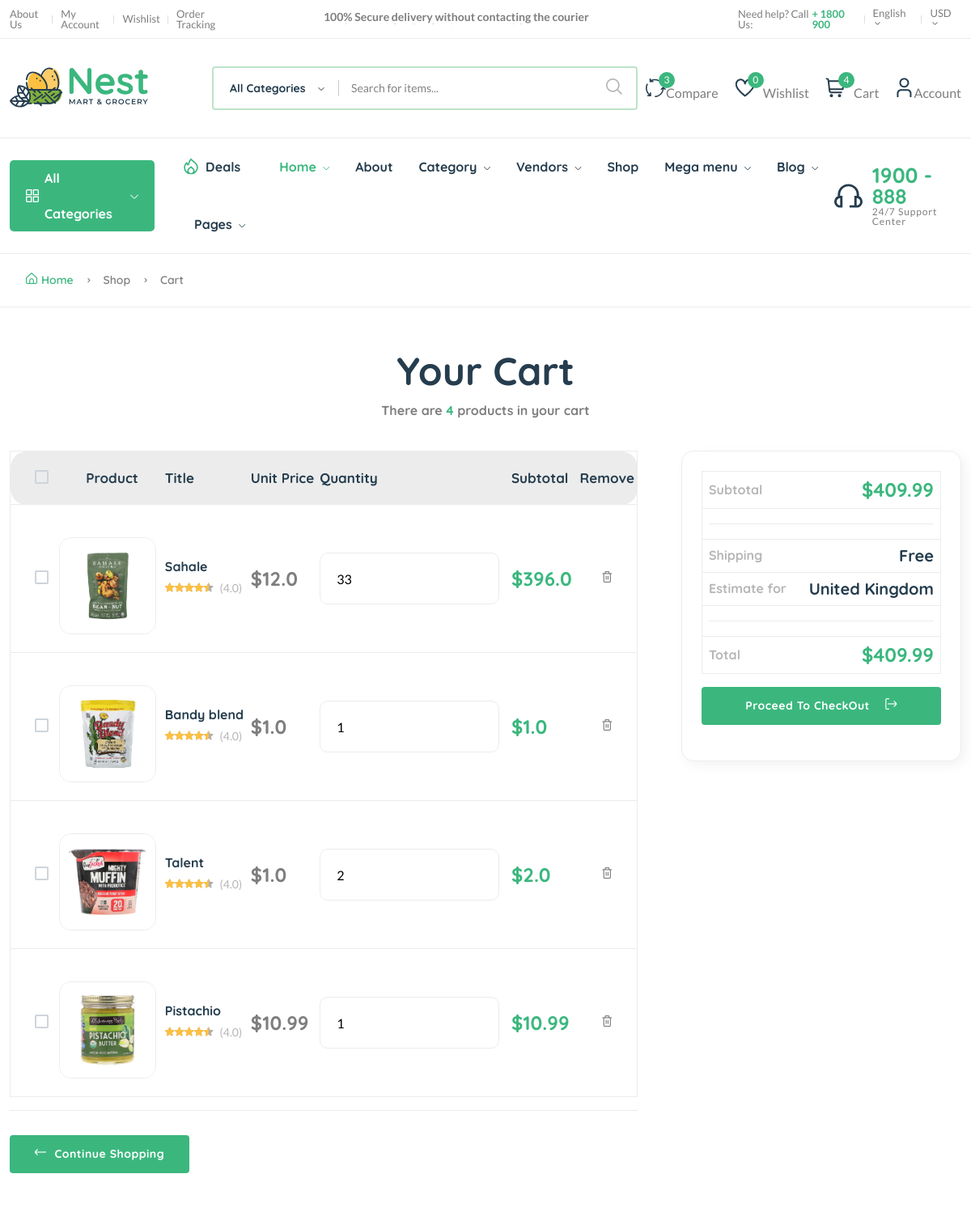
/cart/ (signed in, upper part), run on an earlier commit of the app's database.
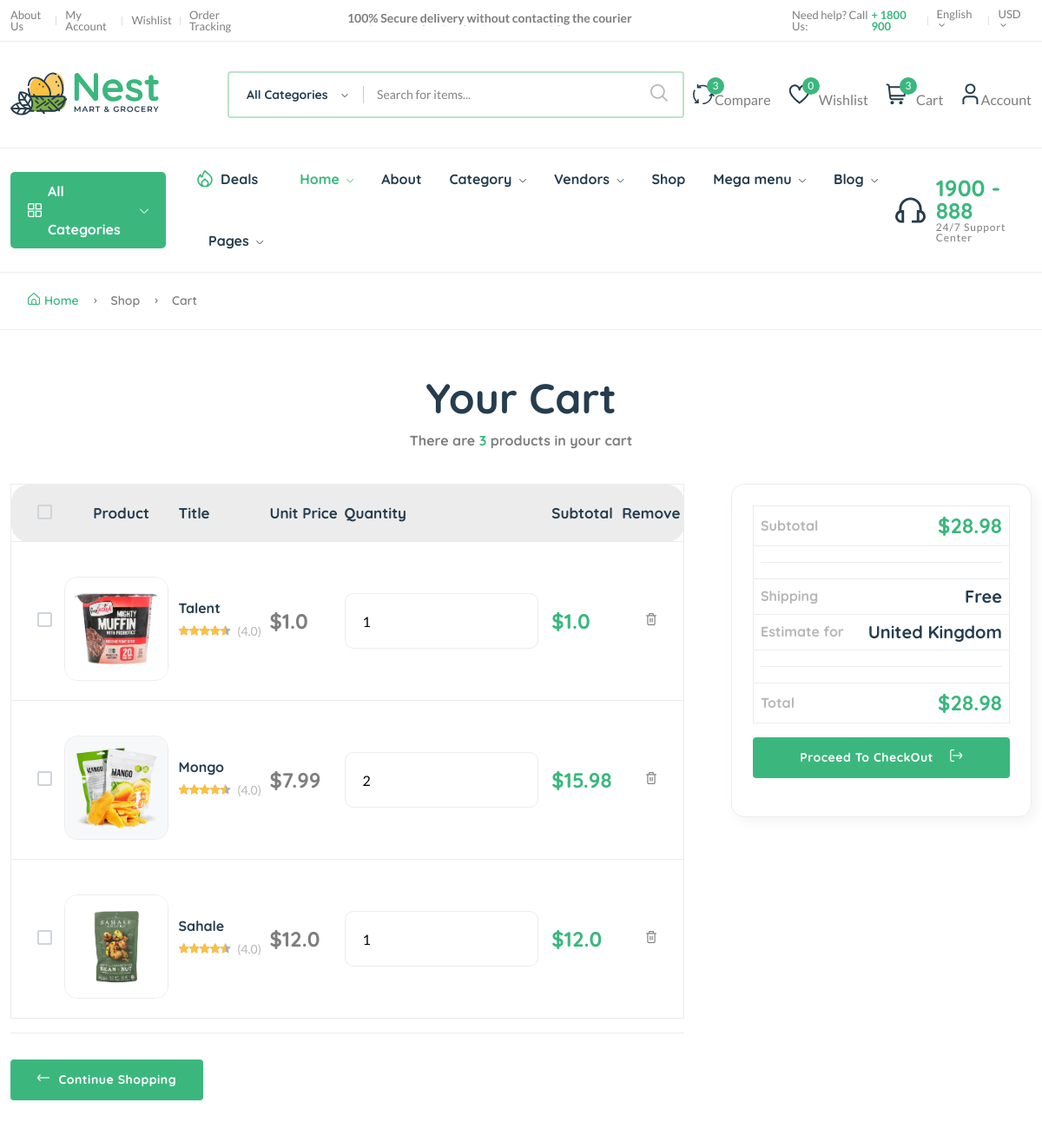
And on a later commit of the database.
### cart/models.py (models this page shows, shortened)
class Cart(models.Model):
    user = models.ForeignKey(User, on_delete=models.CASCADE)
    product_id = models.CharField(max_length=100, null=True, blank=True)
    product_title = models.CharField(max_length=100, null=True, blank=True)
    product_quantity = models.IntegerField()
    product_price = models.FloatField()
    product_category = models.CharField(max_length=100, null=True, blank=True)
    product_subtotal = models.FloatField(null=True, blank=True)
    product_image = models.CharField(max_length=100, null=True, blank=True, default='product.jpg')

### cart/views.py (the view)
# urls.py: path("", views.cart_view, name='cart'),
@login_required(login_url='signin')
def cart_view(request):
    return render(request, 'cart/cart.html')

### core/context_processor.py (called while the page is built)
def default(request):
    categories = Category.objects.annotate(
        product_count=Count(
            'category',
            filter=Q(category__product_status='published')
        )
    )
    vendors = Vendor.objects.all()
    tags = Tag.objects.all()
    min_max_price = Product.objects.aggregate(Min('price'), Max('price'))
    context = {
        'categories': categories,
        'vendors': vendors,
        'tags': tags,
        'min_max_price': min_max_price,
    }
    return context

### wishlist/context_processor.py (called while the page is built, shortened)
def wishlist_view(request):
    if 'wishlist_data_obj' in request.session:
        del request.session['wishlist_data_obj']
    if request.user.is_authenticated:
        try:
            wishlist_items = WishList.objects.filter(
                user=request.user
            )
            wishlist_data_obj = {}
            request.session['wishlist_data_obj'] = wishlist_data_obj
        except WishList.DoesNotExist:
            wishlist_items = None
        context = {
            'wishlist_data': wishlist_data_obj,
            'total_item_wishlist': len(wishlist_data_obj),
        }
        return context
    else:
        context = {
            'total_item_wishlist': 0,
        }
        return context

### templates/cart/cart.html (shortened to what this page needs)
{% extends 'base.html' %}
{% load static %}
{% block content %}
<main class="main" id="cart-list">
  <div class="page-header breadcrumb-wrap">
    <div class="container">
      <div class="breadcrumb">
        <a href="index.html" rel="nofollow"
          ><i class="fi-rs-home mr-5"></i>Home</a
        >
        <span></span> Shop <span></span> Cart
      </div>
    </div>
  </div>
  {% if total_item != 0 %}
  <div class="container mb-80 mt-50">
    <div class="row text-center">
      <div class=" mb-40">
        <h1 class="heading-2 mb-10">Your Cart</h1>
          <h6 class="text-body text-center">
            There
            {% if total_item > 1 %}
              <span>are</span>
              {% else %}
              <span>is</span>
            {% endif %}
            <span class="text-brand">
              {{ total_item }}
            </span> product{{total_item|pluralize}} in your cart
          </h6>
      </div>
    </div>
    <div class="row">
      <div class="col-lg-8">
        <div class="table-responsive shopping-summery">
          <table class="table table-wishlist" id="cart-table">
            <thead>
              <tr class="main-heading">
                <th class="custome-checkbox start pl-30">
                  <label
                    class="form-check-label"
                    for="exampleCheckbox11"
                  ></label>
                </th>
                <th scope="col" class="text-center">Product</th>
                <th scope="col">Title</th>
                <th scope="col">Unit Price</th>
                <th scope="col">Quantity</th>
                <th scope="col">Subtotal</th>
                <th scope="col" class="end text-center">Remove</th>
              </tr>
            </thead>
            <tbody>
            {% for product_id, item in cart_data.items %}
              <tr class="pt-30">
                <td class="custome-checkbox pl-30">
                  <label
                    class="form-check-label"
                    for="{{product_id}}"
                  ></label>
                </td>
                <td class="image product-thumbnail pt-40">
                  <img
                    src="{{item.image}}"
                    alt="#"
                  />
                </td>
                <td class="product-des product-name">
                  <h6 class="mb-5">
                    <a
                      class="product-name mb-10 text-heading"
                      href="{% url 'product_detail'  item.category product_id %}"
                      >{{ item.product_title }}</a
                    >
                  </h6>
                  <div class="product-rate-cover">
                    <div class="product-rate d-inline-block">
                      <div class="product-rating" style="width: 90%"></div>
                    </div>
                    <span class="font-small ml-5 text-muted"> (4.0)</span>
                  </div>
                </td>
                <td class="price" data-title="Price">
                  <h4 class="text-body">${{ item.product_price}}</h4>
                </td>
                <td class="text-center detail-info cart-quantity" data-title="Stock">
                  <div class="detail-extralink mr-15">
                      <input
                        type="number"
                        value="{{item.quantity}}"
                        min="1"
                        class="update-product"
                        data-product-update="{{product_id}}"
                      >
                  </div>
                </td>
                <td class="price" data-title="Price" >
                  <h4 class="text-brand" id="subtotal-{{product_id}}">
                    ${{item.subtotal}}
                  </h4>
                </td>
                <td class="action text-center" data-title="Remove">
                  <button
                    style="border: none; background: none;"
                    href="#"
                    class="text-body delete-product"
                    data-product="{{product_id}}"
                    >
                    <i class="fi-rs-trash"></i>
                  </button>
                </td>
              </tr>
            {% endfor %}
            </tbody>
          </table>
        </div>
        <div class="divider-2 mb-30"></div>
        <div class="cart-action d-flex justify-content-between">
          <a class="btn" href="{% url 'product_list' %}"
            ><i class="fi-rs-arrow-left mr-10"></i>Continue Shopping</a
          >
        </div>
      </div>
      <div class="col-lg-4" >
        <div class="border p-md-4 cart-totals ml-30">
          <div class="table-responsive">
            <table class="table no-border" id="table-cart-amount">
              <tbody>
                <tr>
                  <td class="cart_total_label">
                    <h6 class="text-muted">Subtotal</h6>
                  </td>
                  <td class="cart_total_amount">
                    <h4 class="text-brand text-end">${{cart_total_amount}}</h4>
                  </td>
                </tr>
                <tr>
                  <td scope="col" colspan="2">
                    <div class="divider-2 mt-10 mb-10"></div>
                  </td>
                </tr>
                <tr>
                  <td class="cart_total_label">
                    <h6 class="text-muted">Shipping</h6>
                  </td>
                  <td class="cart_total_amount">
                    <h5 class="text-heading text-end">Free</h5>
                  </td>
                </tr>
                <tr>
                  <td class="cart_total_label">
                    <h6 class="text-muted">Estimate for</h6>
                  </td>
                  <td class="cart_total_amount">
                    <h5 class="text-heading text-end">United Kingdom</h5>
                  </td>
                </tr>
                <tr>
                  <td scope="col" colspan="2">
                    <div class="divider-2 mt-10 mb-10"></div>
                  </td>
                </tr>
                <tr>
                  <td class="cart_total_label">
                    <h6 class="text-muted">Total</h6>
                  </td>
                  <td class="cart_total_amount">
                    <h4 class="text-brand text-end">${{cart_total_amount}}</h4>
                  </td>
                </tr>
              </tbody>
            </table>
          </div>
          <a href="{% url 'checkout' %}" class="btn mb-20 w-100"
            >Proceed To CheckOut
            <i class="fi-rs-sign-out ml-15"></i
          ></a>
        </div>
      </div>
    </div>
  </div>
  {% else %}
  <div class="text-center my-5">
    <h1 class="heading-2 mb-30">No item in your cart</h1>
    <a href="{% url 'product_list' %}" class="btn mb-80">Got to shop</a>
  </div>
  {% endif %}
</main>
{% endblock %}

### templates/base.html (shortened to what this page needs)
    {% load static %}
    <!DOCTYPE html>
    <html class="no-js" lang="en">
    <head>
        <link
        href="https://cdnjs.cloudflare.com/ajax/libs/font-awesome/6.0.0-beta3/css/all.min.css"
        rel="stylesheet"
        />
        <link rel="stylesheet" href="{% static 'assets/css/plugins/slider-range.css' %}" />
        <link rel="stylesheet" href="{% static 'assets/css/main.css' %}" />
    </head>
    <body>
        {% include 'includes/navbar.html' %}
        {% block content %}{% endblock %}
</body>
</html>

### templates/includes/navbar.html (shortened to what this page needs)
{% load static %}
<header class="header-area header-style-1 header-height-2">
  <div class="header-top header-top-ptb-1 d-none d-lg-block">
    <div class="container">
      <div class="row align-items-center">
        <div class="col-xl-3 col-lg-4">
          <div class="header-info">
            <ul>
              <li><a href="page-about.html">About Us</a></li>
              <li><a href="page-account.html">My Account</a></li>
              <li><a href="{% url 'wishlist' %}">Wishlist</a></li>
              <li><a href="shop-order.html">Order Tracking</a></li>
            </ul>
          </div>
        </div>
        <div class="col-xl-6 col-lg-4">
          <div class="text-center">
            <div id="news-flash" class="d-inline-block">
              <ul>
                <li>100% Secure delivery without contacting the courier</li>
              </ul>
            </div>
          </div>
        </div>
        <div class="col-xl-3 col-lg-4">
          <div class="header-info header-info-right">
            <ul>
              <li>
                Need help? Call Us:
                <strong class="text-brand"> + 1800 900</strong>
              </li>
              <li>
                <a class="language-dropdown-active" href="#"
                  >English <i class="fi-rs-angle-small-down"></i
                ></a>
              </li>
              <li>
                <a class="language-dropdown-active" href="#"
                  >USD <i class="fi-rs-angle-small-down"></i
                ></a>
              </li>
            </ul>
          </div>
        </div>
      </div>
    </div>
  </div>
  <div class="header-middle header-middle-ptb-1 d-none d-lg-block">
    <div class="container">
      <div class="header-wrap">
        <div class="logo logo-width-1">
          <a href="{% url 'home' %}"
            ><img src="{% static 'assets/imgs/theme/logo.svg' %}" alt="logo"
          /></a>
        </div>
        <div class="header-right">
          <div class="search-style-2">
            <form action="{% url 'search_product' %}" method="GET">
              <input
                name="keyword"
                type="text"
                placeholder="Search for items..."
              />
              <button type="submit">
                <i class="fi-rs-search text-muted"></i>
              </button>
            </form>
          </div>
          <div class="header-action-right">
            <div class="header-action-2">
              <div class="header-action-icon-2">
                <a href="shop-compare.html">
                  <img
                    class="svgInject"
                    alt="Nest"
                    src="{% static 'assets/imgs/theme/icons/icon-compare.svg' %}"
                  />
                  <span class="pro-count blue">3</span>
                </a>
                <a href="shop-compare.html"
                  ><span class="lable ml-0">Compare</span></a
                >
              </div>
              <div class="header-action-icon-2">
                <a href="{% url 'wishlist' %}">
                  <img
                    class="svgInject"
                    alt="Nest"
                    src="{% static 'assets/imgs/theme/icons/icon-heart.svg' %}"
                  />
                  <span class="pro-count blue wishlist-item-count">
                    {{total_item_wishlist}}
                  </span>
                </a>
                <a href="{% url 'wishlist' %}"
                  ><span class="lable">Wishlist</span></a
                >
              </div>
              <div class="header-action-icon-2">
                <a class="mini-cart-icon" href="{% url 'cart' %}">
                  <img
                    alt="Nest"
                    src="{% static 'assets/imgs/theme/icons/icon-cart.svg' %}"
                  />
                  <span class="pro-count blue cart-item-count">
                    {{total_item}}
                  </span>
                </a>
                <a href="{% url 'cart' %}">
                  <span class="lable">Cart</span>
                </a>
              </div>
              <div class="header-action-icon-2">
                <a href="page-account.html">
                  <img
                    class="svgInject"
                    alt="Nest"
                    src="{% static 'assets/imgs/theme/icons/icon-user.svg' %}"
                  />
                </a>
                <a href="page-account.html"
                  ><span class="lable ml-0">Account</span></a
                >
              </div>
            </div>
          </div>
        </div>
      </div>
    </div>
  </div>
  <div class="header-bottom header-bottom-bg-color sticky-bar">
    <div class="container">
      <div class="header-wrap header-space-between position-relative">
        <div class="header-nav d-none d-lg-flex">
          <div class="main-categori-wrap d-none d-lg-block">
            <a class="categories-button-active" href="#">
              <span class="fi-rs-apps"></span>
              <span>All Categories</span>
              <i class="fi-rs-angle-down"></i>
            </a>
          </div>
          <div
            class="main-menu main-menu-padding-1 main-menu-lh-2 d-none d-lg-block font-heading"
          >
            <nav>
              <ul>
                <li class="hot-deals">
                  <img
                    src="{% static 'assets/imgs/theme/icons/icon-hot.svg' %}"
                    alt="hot deals"
                  /><a href="shop-grid-right.html">Deals</a>
                </li>
                <li>
                  <a class="active" href="{% url 'home' %}"
                    >Home <i class="fi-rs-angle-down"></i
                  ></a>
                </li>
                <li>
                  <a href="page-about.html">About</a>
                </li>
                <li>
                  <a href="shop-grid-right.html"
                    >Category <i class="fi-rs-angle-down"></i
                  ></a>
                </li>
                <li>
                  <a href="#">Vendors <i class="fi-rs-angle-down"></i></a>
                </li>
                <li>
                  <a href="{% url 'product_list' %}">Shop</a>
                </li>
                <li class="position-static">
                  <a href="#">Mega menu <i class="fi-rs-angle-down"></i></a>
                </li>
                <li>
                  <a href="blog-category-grid.html"
                    >Blog <i class="fi-rs-angle-down"></i
                  ></a>
                </li>
                <li>
                  <a href="#">Pages <i class="fi-rs-angle-down"></i></a>
                </li>
              </ul>
            </nav>
          </div>
        </div>
        <div class="hotline d-none d-lg-flex">
          <img
            src="{% static 'assets/imgs/theme/icons/icon-headphone.svg' %}"
            alt="hotline"
          />
          <p>1900 - 888<span>24/7 Support Center</span></p>
        </div>
      </div>
    </div>
  </div>
</header>

### templates/includes/footer.html (shortened to what this page needs)
{% load static %}

What changed in the data, as far as the page shows it:
removed Cart: image (picture), product_title "Bandy blend", product_price "1.0"
removed Cart: image (picture), product_title "Pistachio", product_price "10.99"
added Cart: image (picture), product_title "Mongo", product_price "7.99"
Also different on the page:
{{ total_item }}: "4" → "3"
{{ cart_total_amount }}: "409.99" → "28.98"
new list line: "(4.0) $ 1 $ 1.0"
new list line: "(4.0) $ 2 $ 15.98"
new list line: "(4.0) $ 1 $ 12.0"
list line gone: "(4.0) $ 33 $ 396.0"
list line gone: "(4.0) $ 1 $ 1.0"
list line gone: "(4.0) $ 2 $ 2.0"
list line gone: "(4.0) $ 1 $ 10.99"
